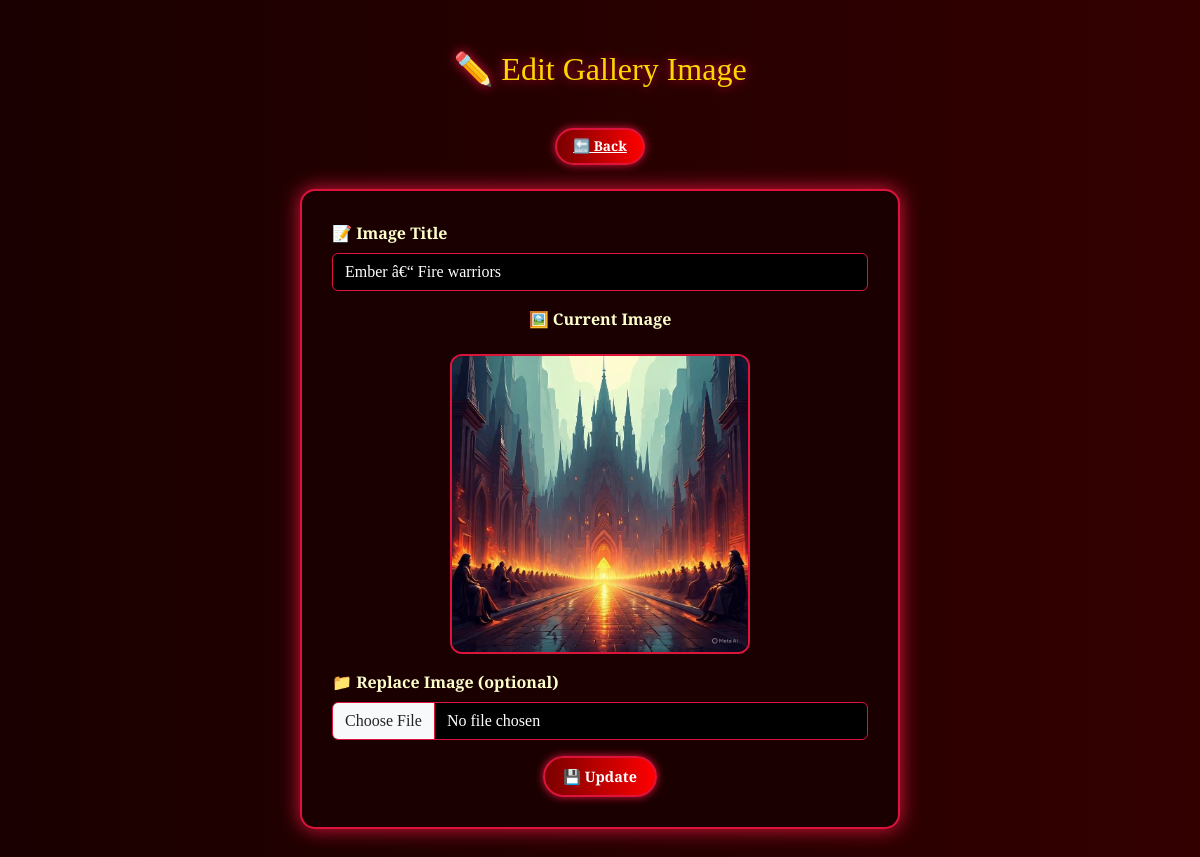
Screenshot of /edit_gallery_image.php?id=1 (signed in) with the database file from the repository.
### tables this page shows
CREATE TABLE `gallery` (
  `id` int(11) NOT NULL,
  `title` varchar(255) NOT NULL,
  `image_path` varchar(255) NOT NULL,
  `deleted` tinyint(1) DEFAULT 0,
  `uploaded_at` timestamp NOT NULL DEFAULT current_timestamp(),
  `category` enum('kingdom','game') DEFAULT 'kingdom'
);

### edit_gallery_image.php (the view, shortened to what this page needs)
<?php
include('db.php');
$id = (int)$_GET['id'];
$query = "SELECT * FROM gallery WHERE id = $id AND deleted = 0";
$result = $conn->query($query);
$imageData = $result->fetch_assoc();
?>
<!DOCTYPE html>
<html lang="en">
<head>
  <link href="https://cdn.jsdelivr.net/npm/bootstrap@5.3.0/dist/css/bootstrap.min.css" rel="stylesheet">
</head>
<body>
<h2>✏️ Edit Gallery Image</h2>
<div class="text-center mt-2">
  <a href="manage_gallery.php" class="magic-btn back-btn">🔙 Back</a>
</div>
<br>
<div class="form-container">
  <form method="POST" enctype="multipart/form-data">
    <div class="mb-3">
      <label for="title" class="form-label">📝 Image Title</label>
      <input type="text" class="form-control" name="title" id="title" value="<?= htmlspecialchars($imageData['title']) ?>" required>
    </div>
    <div class="mb-3 text-center">
      <label class="form-label">🖼️ Current Image</label><br>
      <img src="<?= htmlspecialchars($imageData['image_path']) ?>" class="img-preview" alt="Current Image">
    </div>
    <div class="mb-3">
      <label for="image" class="form-label">📁 Replace Image (optional)</label>
      <input type="file" class="form-control" name="image" id="image" accept="image/*">
    </div>
    <div class="text-center">
      <button type="submit" class="magic-btn">💾 Update</button>
    </div>
  </form>
</div>
</body>
</html>

### edit_gallery_image.php (style rules this page uses)
body { background: linear-gradient(to right, #1a0000, #330000); color: gold; font-family: 'Cinzel', serif; padding: 50px 20px; }
h2 { text-align: center; margin-bottom: 30px; text-shadow: 0 0 12px crimson; }
.form-container { max-width: 600px; margin: auto; background-color: #1a0000; padding: 30px; border-radius: 15px; box-shadow: 0 0 20px crimson; border: 2px solid crimson; }
label { font-weight: bold; color: #ffc; }
.form-control { background-color: #000; color: white; border: 1px solid crimson; }
.magic-btn { background: linear-gradient(to right, #7a0000, #ff0000); color: white; font-weight: bold; padding: 8px 18px; font-size: 0.9rem; border-radius: 25px; border: 2px solid crimson; box-shadow: 0 0 8px crimson; transition: all 0.3s ease; display: inline-block; }
.back-btn { margin: 10px auto 0; font-size: 0.85rem; padding: 6px 16px; }
.img-preview { width: 100%; max-width: 300px; margin: 15px auto; display: block; border-radius: 12px; border: 2px solid crimson; }

### rows the page displays
gallery: title "Ember â€“ Fire warriors", image_path (picture)
